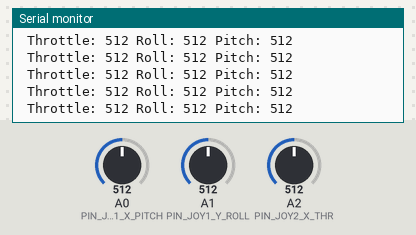
The sketch below on a simulated Arduino Uno, built with avr-gcc and run on an emulated ATmega328P. Shown: the last lines printed to the serial monitor. Inputs (shaded band) come from the test bench; at power-on: A0 (PIN_JOY1_X_PITCH) = 512, A1 (PIN_JOY1_Y_ROLL) = 512, A2 (PIN_JOY2_X_THR) = 512.

Above: at 1.2 s.
1.3 s: A0 (PIN_JOY1_X_PITCH) set to 109
At 2.2 s:
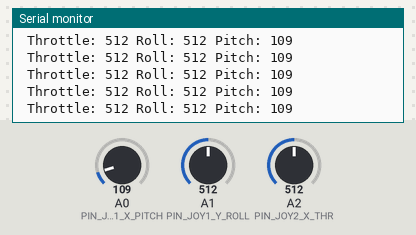
4.3 s: A0 (PIN_JOY1_X_PITCH) set to 91
At 4.8 s:
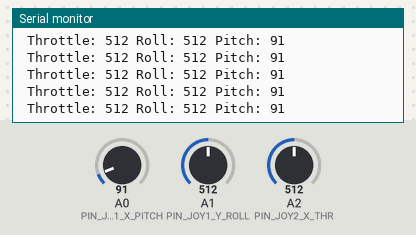
7.3 s: A1 (PIN_JOY1_Y_ROLL) set to 982
At 7.8 s:
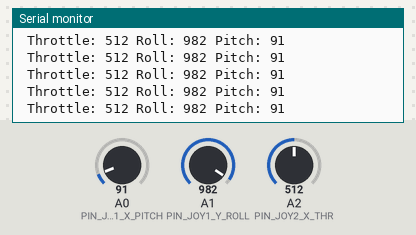
10.3 s: A1 (PIN_JOY1_Y_ROLL) set to 1017
At 11.0 s:
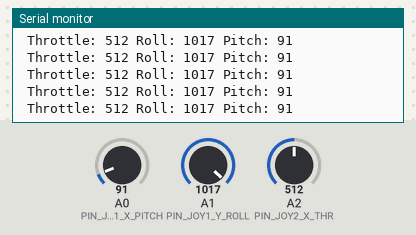
13.3 s: A2 (PIN_JOY2_X_THR) set to 106
At 14.4 s:
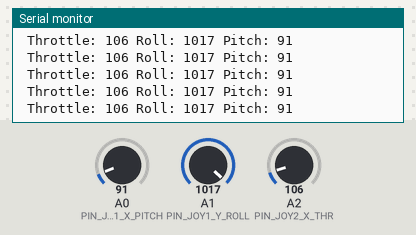
14.8 s: A2 (PIN_JOY2_X_THR) set to 93
At 15.6 s:
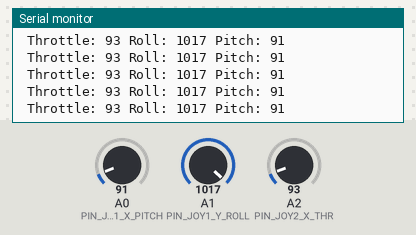
Timing chart, 0 to 17.8 s (numbered marks = the images above; inputs shaded):
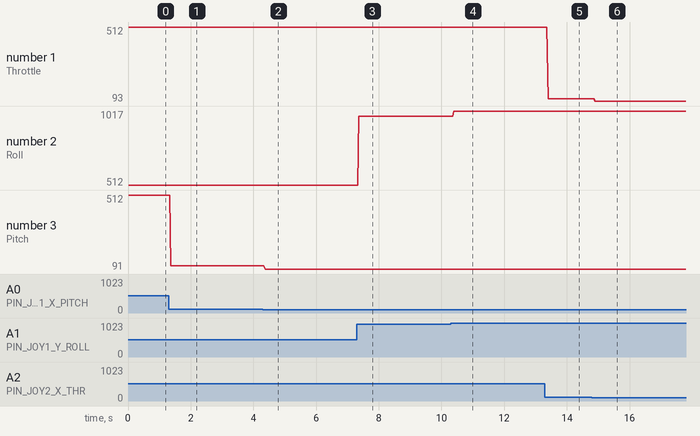

Measured:
- after the input at 1.3 s, the serial monitor: prints a new line after 0.07 s (image 1)
- after the input at 4.3 s, the serial monitor: prints a new line after 0.07 s (image 2)
- after the input at 7.3 s, the serial monitor: prints a new line after 0.07 s (image 3)
- after the input at 10.3 s, the serial monitor: prints a new line after 0.10 s (image 4)
- after the input at 13.3 s, the serial monitor: prints a new line after 0.10 s (image 5)
- after the input at 14.8 s, the serial monitor: prints a new line after 0.10 s (image 6)
- plotted number 1: 512 → 106 after the input at 13.3 s, 106 → 93 after the input at 14.8 s
- plotted number 2: 512 → 982 after the input at 7.3 s, 982 → 1017 after the input at 10.3 s

The sketch:

transmitter.ino
```cpp
#include <SoftwareSerial.h>

//transmitter & rreceiver pins
#define PIN_TRANS_RX 10
#define PIN_TRANS_TX 11

//joystick pins
#define PIN_JOY1_X_PITCH 0
#define PIN_JOY1_Y_ROLL  1

//throttle
#define PIN_JOY2_X_THR 2

//data pos.
#define DATA_POSITION_SYNC 0
#define DATA_POSITION_THR 1
#define DATA_POSITION_ROLL 2
#define DATA_POSITION_PITCH 3
#define DATA_COUNT 4

//array of bytes for reading the potentiometer
int data[DATA_COUNT];

//creating serial object to talk to transmitter
SoftwareSerial mySerial(PIN_TRANS_RX, PIN_TRANS_TX);


void setup() {
  // initiatialisation of debuging connection
  Serial.begin(9600);

  //waiting for serial to finish
  while (!Serial) {
  }
  //printing stuff
  Serial.println("cool, ok and radical");

  //setting speed for that bit(transimiter)
  mySerial.begin(57600);
}

void loop() {
  //lets read data from joystick values
  data[DATA_POSITION_SYNC] = 0xAAAA;
  data[DATA_POSITION_THR] = analogRead(PIN_JOY2_X_THR);
  data[DATA_POSITION_ROLL] = analogRead(PIN_JOY1_Y_ROLL);
  data[DATA_POSITION_PITCH] = analogRead(PIN_JOY1_X_PITCH);

  //printing debug info
  Serial.print(" Throttle: ");
  Serial.print(data[DATA_POSITION_THR]);
  Serial.print(" Roll: ");
  Serial.print(data[DATA_POSITION_ROLL]);
  Serial.print(" Pitch: ");
  Serial.println(data[DATA_POSITION_PITCH]);

  //still gonna send it(sending data)
  byte *dataPtr = (byte*)data;

  for (int i=0; i <= sizeof(data); i++){
    mySerial.write(dataPtr[i]);

  }

}
```
